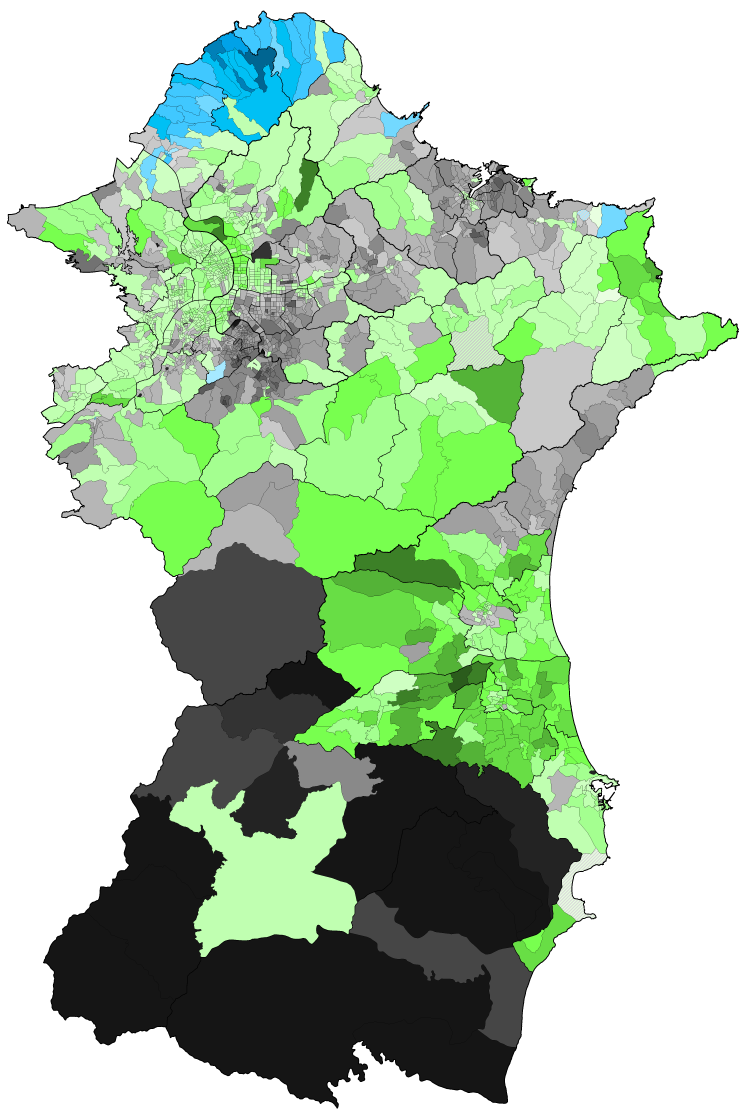
#> input picture Video/assets/map/2000/map.png, 3729 x 5596 px (shown at 1/5 size)
$ python _legacy_white_to_alpha.py --input ../assets/map/2000/map.png
#> lines starting #> are read from the running program, lines starting #| are printed output that depends on the picture; after the words box and inside, x2 and y2 are one past the last pixel; in counts of white or black regions, pixels touching at a corner belong together
#!/usr/bin/env python
# -*- coding: utf-8 -*-
"""
white_to_alpha.py —— 把圖片的「純白背景」轉成透明，輸出帶 alpha 的 PNG。
==========================================================================

需求：一張白底圖片（地圖、徽標、logo、掃描稿……）放到深色底上時，
      白色背景要消失，只留主體。

核心做法
--------
1) 先算每個像素的「白度」wn（0 = 最濃的墨，255 = 純白），
   白度有高低起伏，於是能做「軟邊」而不是一刀切；
2) 再把白度映射成 alpha：

       alpha = clip( (tol - wn) / soft , 0 , 1 )

     wn >= tol            -> alpha = 0   純白，完全透明
     wn <= tol - soft     -> alpha = 1   實色，完全不透明
     兩者之間              -> 線性過渡     保留抗鋸齒邊緣，不出白邊、不出鋸齒

3) 反預乘（un-premultiply）：抗鋸齒的邊緣像素，它的 RGB 其實是「已經和白色
   混過」的顏色（偏白）。若不還原，貼到深色底上會看到一圈灰白暈邊。
       fg = (rgb - (1 - a) * 255) / a
   全透明的像素則保留原色（白色），避免雙線性取樣時吸到黑色而產生暗邊。

白度 wn 的三種算法（--mode）
----------------------------
  min     wn = min(R,G,B)        預設。適合「白底 + 平面色塊」的圖（地圖、徽標、
                                 插畫）：色塊再淺也不會被誤刪。
  max     wn = max(R,G,B)        最保守。三通道都要接近 255 才透明。適合主體本身
                                 含有淺色（淡黃、淡灰）的圖。
  dist    wn = 255 - 距離(白,px)  適合漸層、照片類的白底。

--------------------------------------------------------------------------
命令列用法
----------
  # 最單純：白底轉透明
  python white_to_alpha.py -i in.png -o out.png

  # 地圖這類大圖：先裁掉白邊、再縮到 2400 寬、順便把主體外的深色字改成亮色
  python white_to_alpha.py -i map.png -o map_alpha.png \
      --trim --width 2400 --recolor-outside-dark "#CEDFFF" --preview

  # 微調門檻（tol 越大越「捨不得」刪白；soft 越大邊緣越柔）
  python white_to_alpha.py -i in.png -o out.png -t 252 -s 8

  # 保留原本的 RGB（不反預乘）：主體是鮮豔單色時可試
  python white_to_alpha.py -i in.png -o out.png --no-unpremultiply

參數
----
  -i, --input        輸入圖片（必填）
  -o, --output       輸出 PNG（預設 <輸入檔名>_alpha.png）
  -t, --tol          純白門檻，wn >= tol 視為背景（預設 250）
  -s, --soft         過渡帶寬度，越大邊緣越柔（預設 20）
  -m, --mode         min | max | dist（預設 min）
      --width N      縮放到指定寬度（在轉 alpha 之前，省記憶體、邊緣更準）
      --trim         先裁掉四周的白邊（以 RGB 判斷，保留原始解析度）
      --no-trim-alpha 最後不依 alpha 裁切
      --no-unpremultiply  不做反預乘
      --recolor-outside-dark COLOR
                     把「主體之外」的深色墨改為 COLOR（例如標題、圖例的文字／
                     框線）；白底抽掉後這些深色字在深色底上會看不見。
      --dark-max N   深色墨判定門檻（三通道最大值 < N，預設 140）
      --preview [COLOR]
                     額外輸出一張深色底預覽圖（預設 #0b1226），存成
                     <輸出檔名>_preview.png
      --bg COLOR     若輸入本身有 alpha，先合成到這個底色（預設白）
  -q, --quiet        只印結果
"""

from __future__ import annotations

import argparse
import os
import sys

import numpy as np
from PIL import Image

Image.MAX_IMAGE_PIXELS = None          # 本工具會處理 9000px 以上的大地圖

DEFAULT_TOL = 250
DEFAULT_SOFT = 20
DEFAULT_DARK_MAX = 140
PreviewBG = "#0b1226"


# ==========================================================================
# 色彩工具
# ==========================================================================
def parse_color(s):
    """'#rrggbb' / '#rgb' / 'r,g,b' -> (r, g, b)"""
    s = str(s).strip()
    if s.startswith("#"):
        h = s[1:]
        if len(h) == 3:
            h = "".join(c * 2 for c in h)
        return tuple(int(h[i:i + 2], 16) for i in (0, 2, 4))
    parts = [int(float(x)) for x in s.replace(";", ",").split(",")]
    if len(parts) != 3:
        raise ValueError("顏色格式應為 #rrggbb 或 r,g,b：%r" % s)
    return tuple(parts)


def load_rgb(path, bg=(255, 255, 255)):
    """讀圖並確保是 RGB。

    若來源本身帶 alpha（RGBA/LA/P 透明），先合成到底色 bg 上，因為本工具的
    前提是「白底」——先攤平才有一致的判斷基準。
    """
#> called with path = '../assets/map/2000/map.png', bg = (255, 255, 255)
    im = Image.open(path)
#> im is the input picture: PIL image 3729x5596 RGBA; mean R, G, B, A 174, 199.1, 171.8, 255
    if im.mode in ("RGBA", "LA") or (im.mode == "P" and "transparency" in im.info):
        im = im.convert("RGBA")
        flat = Image.new("RGB", im.size, bg)
#> flat: PIL image 3729x5596 RGB; every value is 255
        flat.paste(im, (0, 0), im)
#|   讀入 map.png                                        (3729, 5596)
        return flat
    return im.convert("RGB")


# ==========================================================================
# 1. 白度 / alpha
# ==========================================================================
def whiteness_map(rgb, mode="min"):
    """回傳 float32 的白度圖：0 = 最濃的墨，255 = 純白。"""
#> called with mode = 'min'
    if mode == "min":
        return rgb.min(axis=2).astype(np.float32)
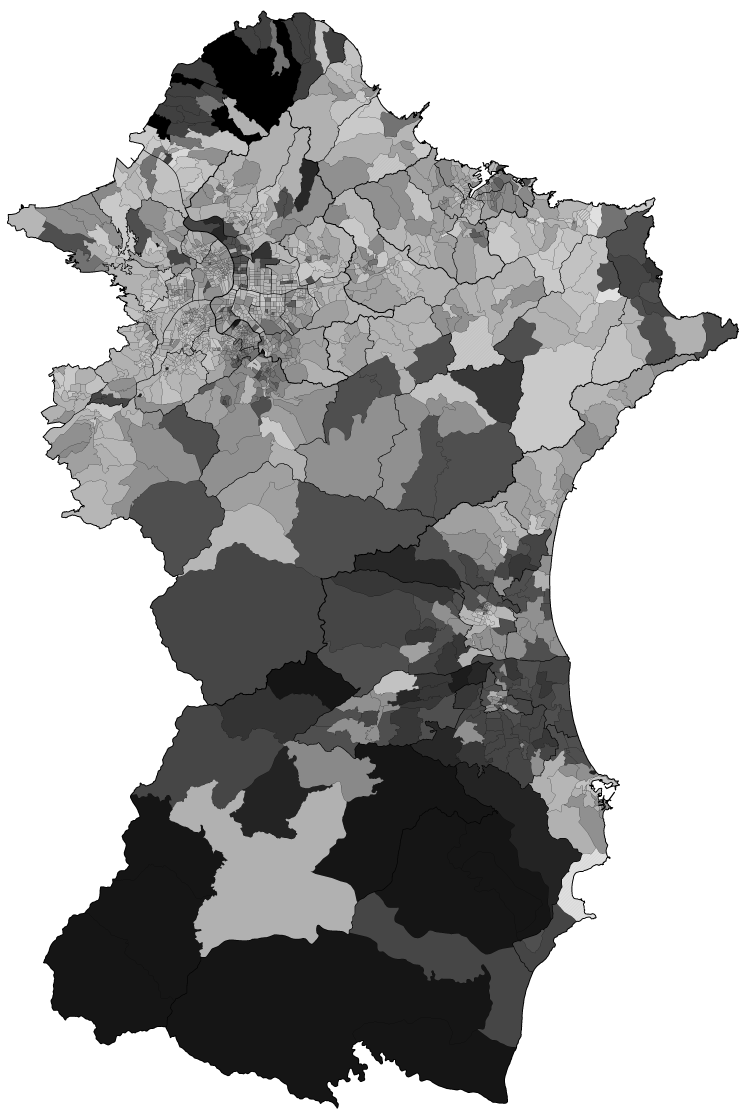
#> returned value: shape (5596, 3729) float32 (shown at 1/5 size); min 0, max 255, mean 168
    if mode == "max":
        return rgb.max(axis=2).astype(np.float32)
    if mode == "dist":
        d = np.sqrt(np.square(255.0 - rgb.astype(np.float32)).sum(axis=2))
        return 255.0 - d / np.sqrt(3.0)
    raise ValueError("未知的 mode：%r（可用 min / max / dist）" % mode)


def alpha_from_whiteness(wn, tol=DEFAULT_TOL, soft=DEFAULT_SOFT):
    """白度 -> alpha（0..1）。tol 以上全透明，tol-soft 以下全不透明。"""
#> called with tol = 250, soft = 20
    soft = max(float(soft), 1e-6)
    return np.clip((float(tol) - wn) / soft, 0.0, 1.0)
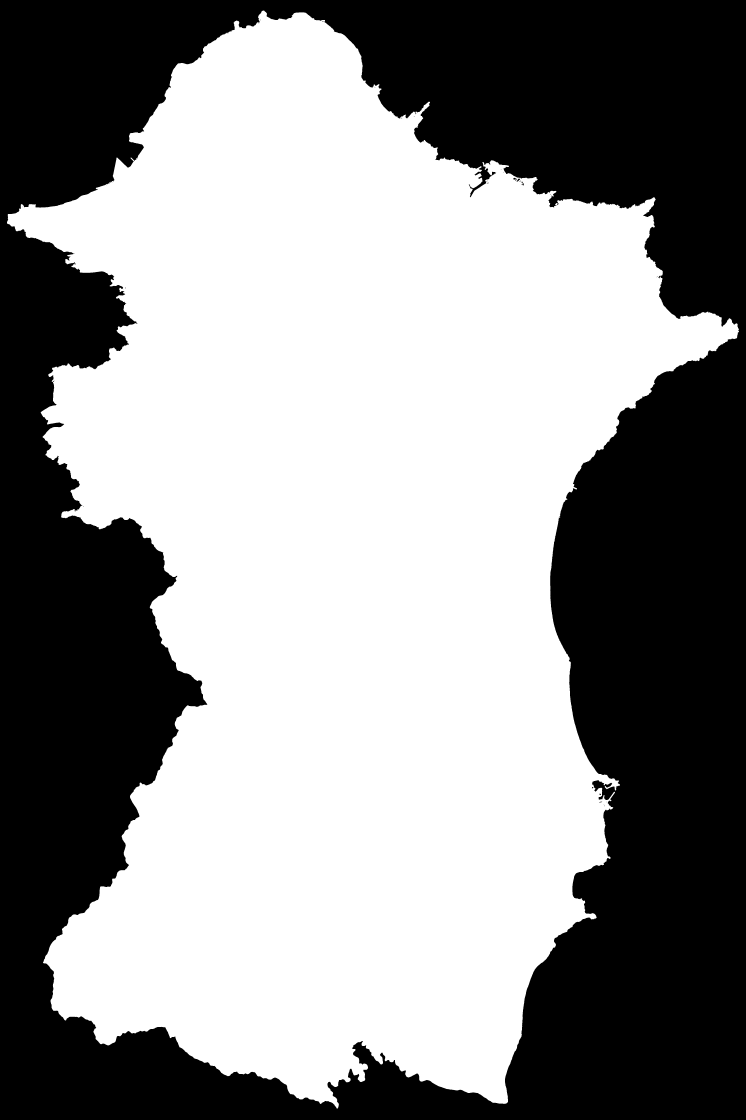
#> returned value: shape (5596, 3729) float32 (shown at 1/5 size); values 0 (black) and 1 (white), 56% white; 32 black regions (24 under 20 px), largest, box (x1, y1, x2, y2) and area: (0, 0, 3729, 5596) 9174659, (2567, 889, 2584, 904) 125, (2583, 892, 2600, 910) 119


def to_rgba(rgb, alpha, unpremultiply=True):
    """組出 RGBA。

    unpremultiply：把「和白色混過」的邊緣色還原成真實色，避免深色底上的白暈。
    全透明像素保留原色（不還原），避免被算成黑色而在縮放時產生暗邊。
    """
#> called with unpremultiply = True
    a3 = alpha[..., None]
    src = rgb.astype(np.float32)

    if unpremultiply:
        den = np.maximum(a3, 0.15)                       # 避免除以趨近 0
        fg = np.clip((src - (1.0 - a3) * 255.0) / den, 0.0, 255.0)
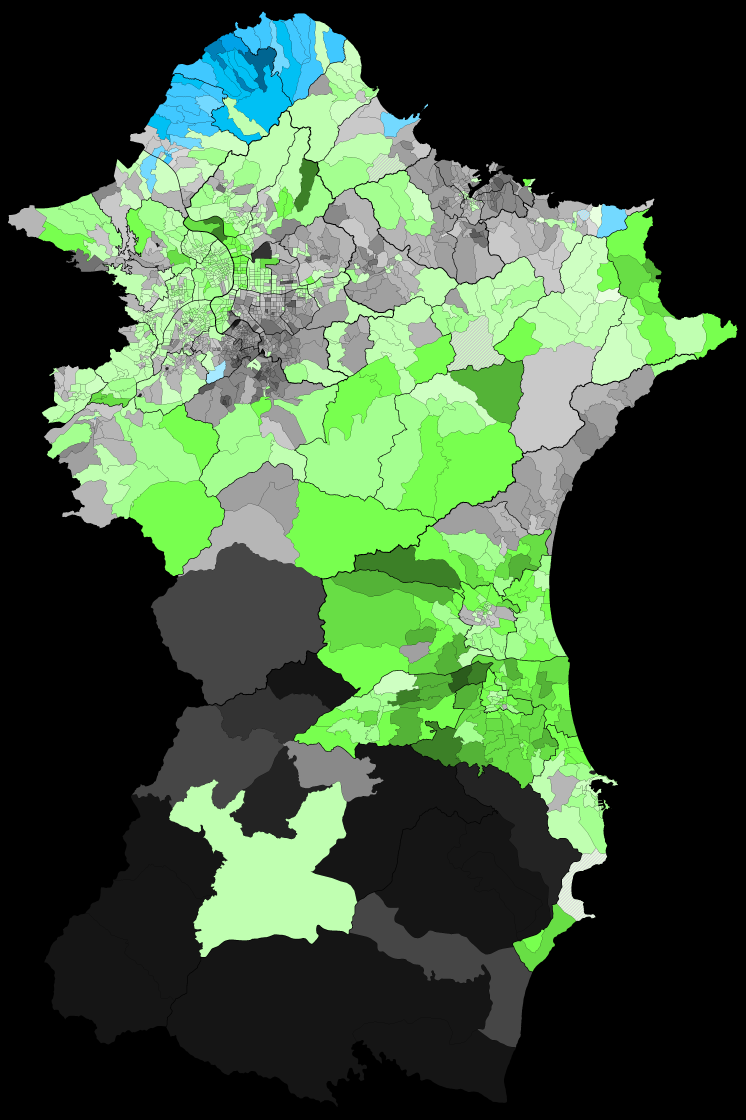
#> fg: shape (5596, 3729, 3) float32 (shown at 1/5 size); mean R, G, B 62.5, 85.6, 55.7
        fg = np.where(a3 > 0.02, fg, src)                # 透明的留原色
    else:
        fg = src

    out = np.dstack([fg.astype(np.uint8), (alpha * 255.0 + 0.5).astype(np.uint8)])
    return Image.fromarray(out, "RGBA")


def convert(rgb_image, tol=DEFAULT_TOL, soft=DEFAULT_SOFT, mode="min",
            unpremultiply=True):
    """一張白底 RGB 圖 -> 白底透明的 RGBA 圖。"""
    rgb = np.asarray(rgb_image)
    wn = whiteness_map(rgb, mode)
    alpha = alpha_from_whiteness(wn, tol, soft)
    return to_rgba(rgb, alpha, unpremultiply)


# ==========================================================================
# 2. 裁切 / 縮放
# ==========================================================================
# [24 lines left out: functions content_bbox, trim_white, not called in this run]


def trim_alpha(rgba_image):
    """依 alpha 再裁一次四周全透明的部分。"""
    bbox = rgba_image.split()[3].getbbox()
#> bbox = (35, 53, 3695, 5543)
    return rgba_image.crop(bbox) if bbox else rgba_image
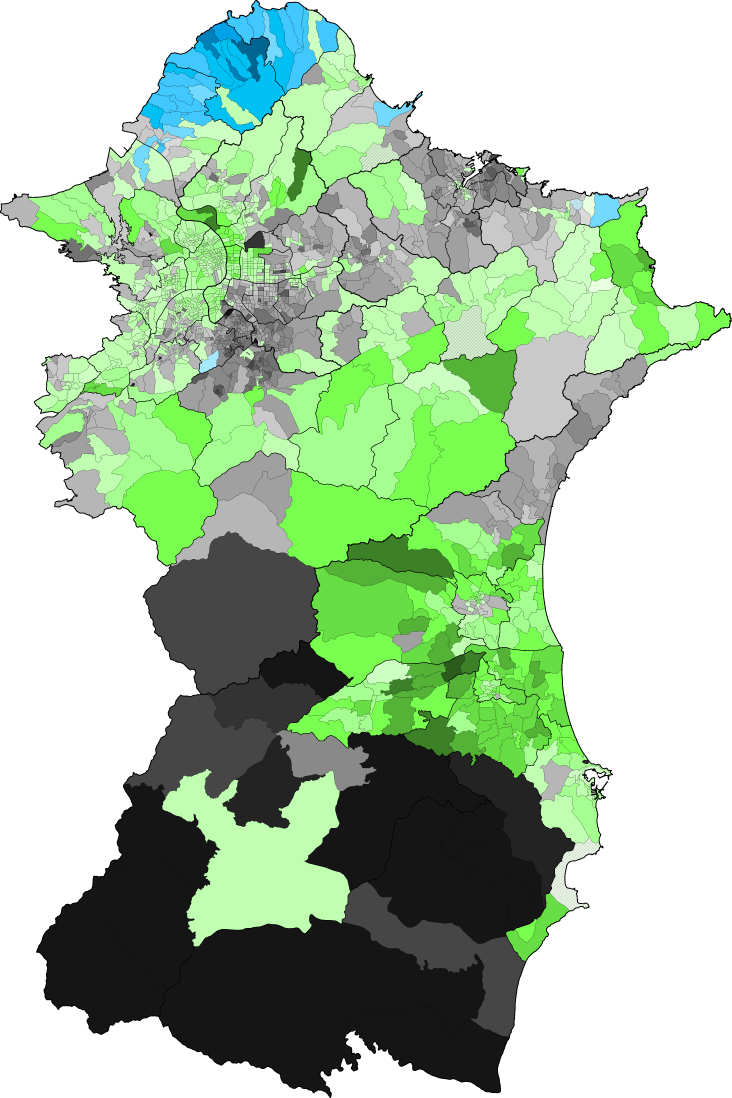
#> returned value: PIL image 3660x5490 RGBA (shown at 1/5 size); mean R, G, B, A 170.9, 196.9, 168.5, 148.4; transparent parts drawn white


# [64 lines left out: functions resize_width, recolor_outside_dark, make_preview, not called in this run]


# ==========================================================================
# CLI
# ==========================================================================
def build_parser():
    p = argparse.ArgumentParser(
        prog="white_to_alpha.py",
        description="把圖片的純白背景轉成透明（輸出 PNG）。",
        formatter_class=argparse.RawDescriptionHelpFormatter)
    p.add_argument("-i", "--input", required=True, help="輸入圖片")
    p.add_argument("-o", "--output", help="輸出 PNG（預設 <輸入>_alpha.png）")
    p.add_argument("-t", "--tol", type=float, default=DEFAULT_TOL,
                   help="純白門檻，預設 %(default)s")
    p.add_argument("-s", "--soft", type=float, default=DEFAULT_SOFT,
                   help="過渡帶寬度，預設 %(default)s")
    p.add_argument("-m", "--mode", default="min", choices=["min", "max", "dist"],
                   help="白度算法，預設 %(default)s")
    p.add_argument("--width", type=int, default=0,
                   help="縮放到指定寬度（在轉 alpha 之前）")
    p.add_argument("--trim", action="store_true", help="先裁掉四周白邊")
    p.add_argument("--no-trim-alpha", action="store_true", help="最後不依 alpha 裁切")
    p.add_argument("--no-unpremultiply", action="store_true", help="不做反預乘")
    p.add_argument("--recolor-outside-dark", metavar="COLOR", default=None,
                   help="主體之外的深色墨改為此色，例如 '#CEDFFF'")
    p.add_argument("--dark-max", type=float, default=DEFAULT_DARK_MAX,
                   help="深色墨判定門檻，預設 %(default)s")
    p.add_argument("--preview", nargs="?", const=PreviewBG, default=None,
                   metavar="COLOR", help="另存深色底預覽圖（預設 %s）" % PreviewBG)
    p.add_argument("--bg", default="#ffffff", help="輸入若帶 alpha，先合成到此底色")
    p.add_argument("-q", "--quiet", action="store_true", help="只印結果")
    return p


def process(path_in, path_out=None, tol=DEFAULT_TOL, soft=DEFAULT_SOFT, mode="min",
            width=0, trim=False, trim_alpha_out=True, unpremultiply=True,
            recolor=None, dark_max=DEFAULT_DARK_MAX, preview=None,
            bg="#ffffff", quiet=False):
    """轉檔主流程；可當函式庫直接呼叫，回傳輸出的 RGBA Image。"""
    if path_out is None:
        stem, _ = os.path.splitext(path_in)
        path_out = stem + "_alpha.png"

    rgb = load_rgb(path_in, parse_color(bg))
    if not quiet:
        print("  讀入 %-46s %s" % (os.path.basename(path_in), rgb.size))

    if trim:
        before = rgb.size
        rgb = trim_white(rgb, tol)
        if not quiet and rgb.size != before:
            print("  裁白邊 %-44s %s -> %s" % ("", before, rgb.size))

    if width:
        before = rgb.size
        rgb = resize_width(rgb, width)
        if not quiet and rgb.size != before:
            print("  縮放   %-44s %s -> %s" % ("", before, rgb.size))

    img = convert(rgb, tol=tol, soft=soft, mode=mode, unpremultiply=unpremultiply)

    if recolor is not None:
        img, hit = recolor_outside_dark(img, parse_color(recolor), dark_max)
        if not quiet:
            print("  主體外的深色墨改亮色 %s：%d px" % (recolor, hit))

    if trim_alpha_out:
        img = trim_alpha(img)

    os.makedirs(os.path.dirname(os.path.abspath(path_out)) or ".", exist_ok=True)
    img.save(path_out, optimize=True)
    kb = os.path.getsize(path_out) / 1024.0
    print("  輸出   %-46s %s  (%.0f KB)" % (os.path.basename(path_out), img.size, kb))
#|   輸出   map_alpha.png                                  (3660, 5490)  (575 KB)

    if preview is not None:
        pv = make_preview(img, preview)
        pv_path = os.path.splitext(path_out)[0] + "_preview.png"
        pv.save(pv_path)
        if not quiet:
            print("  預覽   %-46s %s  （底 %s）" %
                  (os.path.basename(pv_path), pv.size, preview))

    return img


def main(argv=None):
    args = build_parser().parse_args(argv)
    print("白底轉透明：")
    process(args.input, args.output, tol=args.tol, soft=args.soft, mode=args.mode,
            width=args.width, trim=args.trim,
            trim_alpha_out=not args.no_trim_alpha,
            unpremultiply=not args.no_unpremultiply,
            recolor=args.recolor_outside_dark, dark_max=args.dark_max,
            preview=args.preview, bg=args.bg, quiet=args.quiet)
    print("完成。")
    return 0


if __name__ == "__main__":
    sys.exit(main())
#> (the program exits here)
